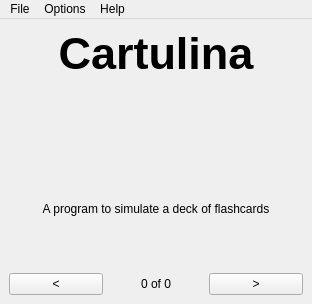
<ui version="4.0" >
 <class>cartulinamain</class>
 <widget class="QMainWindow" name="cartulinamain" >
  <property name="geometry" >
   <rect>
    <x>0</x>
    <y>0</y>
    <width>312</width>
    <height>304</height>
   </rect>
  </property>
  <property name="sizePolicy" >
   <sizepolicy vsizetype="Preferred" hsizetype="Preferred" >
    <horstretch>0</horstretch>
    <verstretch>0</verstretch>
   </sizepolicy>
  </property>
  <property name="minimumSize" >
   <size>
    <width>312</width>
    <height>304</height>
   </size>
  </property>
  <property name="font" >
   <font>
    <weight>50</weight>
    <bold>false</bold>
   </font>
  </property>
  <property name="windowTitle" >
   <string>Cartulina</string>
  </property>
  <property name="windowIcon" >
   <iconset>
    <normaloff>../.designer/Desktop/fsicon.jpg</normaloff>../.designer/Desktop/fsicon.jpg</iconset>
  </property>
  <widget class="QWidget" name="centralwidget" >
   <layout class="QVBoxLayout" name="verticalLayout_2" >
    <item>
     <layout class="QVBoxLayout" name="verticalLayout" >
      <item>
       <widget class="QLabel" name="wordlabel" >
        <property name="enabled" >
         <bool>true</bool>
        </property>
        <property name="font" >
         <font>
          <pointsize>34</pointsize>
          <weight>75</weight>
          <bold>true</bold>
         </font>
        </property>
        <property name="frameShadow" >
         <enum>QFrame::Plain</enum>
        </property>
        <property name="lineWidth" >
         <number>1</number>
        </property>
        <property name="text" >
         <string>Cartulina</string>
        </property>
        <property name="alignment" >
         <set>Qt::AlignHCenter|Qt::AlignTop</set>
        </property>
       </widget>
      </item>
      <item>
       <widget class="QLabel" name="definitionlabel" >
        <property name="text" >
         <string>A program to simulate a deck of flashcards</string>
        </property>
        <property name="alignment" >
         <set>Qt::AlignCenter</set>
        </property>
        <property name="wordWrap" >
         <bool>true</bool>
        </property>
       </widget>
      </item>
      <item>
       <layout class="QHBoxLayout" name="horizontalLayout" >
        <item>
         <widget class="QPushButton" name="leftpush" >
          <property name="text" >
           <string>&lt;</string>
          </property>
          <property name="shortcut" >
           <string>Left</string>
          </property>
         </widget>
        </item>
        <item>
         <widget class="QLabel" name="statuslabel" >
          <property name="text" >
           <string>0 of 0</string>
          </property>
          <property name="alignment" >
           <set>Qt::AlignCenter</set>
          </property>
         </widget>
        </item>
        <item>
         <widget class="QPushButton" name="rightpush" >
          <property name="text" >
           <string>></string>
          </property>
          <property name="shortcut" >
           <string>Right</string>
          </property>
         </widget>
        </item>
       </layout>
      </item>
     </layout>
    </item>
   </layout>
  </widget>
  <widget class="QMenuBar" name="menubar" >
   <property name="geometry" >
    <rect>
     <x>0</x>
     <y>0</y>
     <width>312</width>
     <height>22</height>
    </rect>
   </property>
   <widget class="QMenu" name="menuFile" >
    <property name="title" >
     <string>File</string>
    </property>
    <addaction name="actionopen" />
   </widget>
   <widget class="QMenu" name="menuHelp" >
    <property name="title" >
     <string>Help</string>
    </property>
    <widget class="QMenu" name="menuCartulina_Help" >
     <property name="title" >
      <string>Cartulina Info</string>
     </property>
     <addaction name="actionhelp" />
     <addaction name="actionabout" />
    </widget>
    <addaction name="menuCartulina_Help" />
   </widget>
   <widget class="QMenu" name="menuOptions" >
    <property name="title" >
     <string>Options</string>
    </property>
    <addaction name="actionhideword" />
    <addaction name="actionhidedefinition" />
    <addaction name="separator" />
    <addaction name="actionchangewordfont" />
    <addaction name="actionchangedefinitionfont" />
    <addaction name="separator" />
    <addaction name="actionshuffledeck" />
   </widget>
   <addaction name="menuFile" />
   <addaction name="menuOptions" />
   <addaction name="menuHelp" />
  </widget>
  <action name="actionopen" >
   <property name="text" >
    <string>Open</string>
   </property>
   <property name="shortcut" >
    <string>Ctrl+O</string>
   </property>
  </action>
  <action name="actionhelp" >
   <property name="text" >
    <string>Help</string>
   </property>
  </action>
  <action name="actionabout" >
   <property name="text" >
    <string>About Cartulina</string>
   </property>
  </action>
  <action name="actionhideword" >
   <property name="checkable" >
    <bool>true</bool>
   </property>
   <property name="text" >
    <string>Hide Word</string>
   </property>
   <property name="shortcut" >
    <string>Ctrl+W</string>
   </property>
  </action>
  <action name="actionhidedefinition" >
   <property name="checkable" >
    <bool>true</bool>
   </property>
   <property name="text" >
    <string>Hide Definition</string>
   </property>
   <property name="shortcut" >
    <string>Ctrl+D</string>
   </property>
  </action>
  <action name="actionchangewordfont" >
   <property name="text" >
    <string>Change Word Font</string>
   </property>
   <property name="shortcut" >
    <string>Ctrl+R</string>
   </property>
  </action>
  <action name="actionchangedefinitionfont" >
   <property name="text" >
    <string>Change Definition Font</string>
   </property>
   <property name="shortcut" >
    <string>Ctrl+E</string>
   </property>
  </action>
  <action name="actionshuffledeck" >
   <property name="text" >
    <string>Shuffle Deck</string>
   </property>
   <property name="shortcut" >
    <string>Ctrl+S</string>
   </property>
  </action>
 </widget>
 <resources/>
 <connections/>
</ui>
